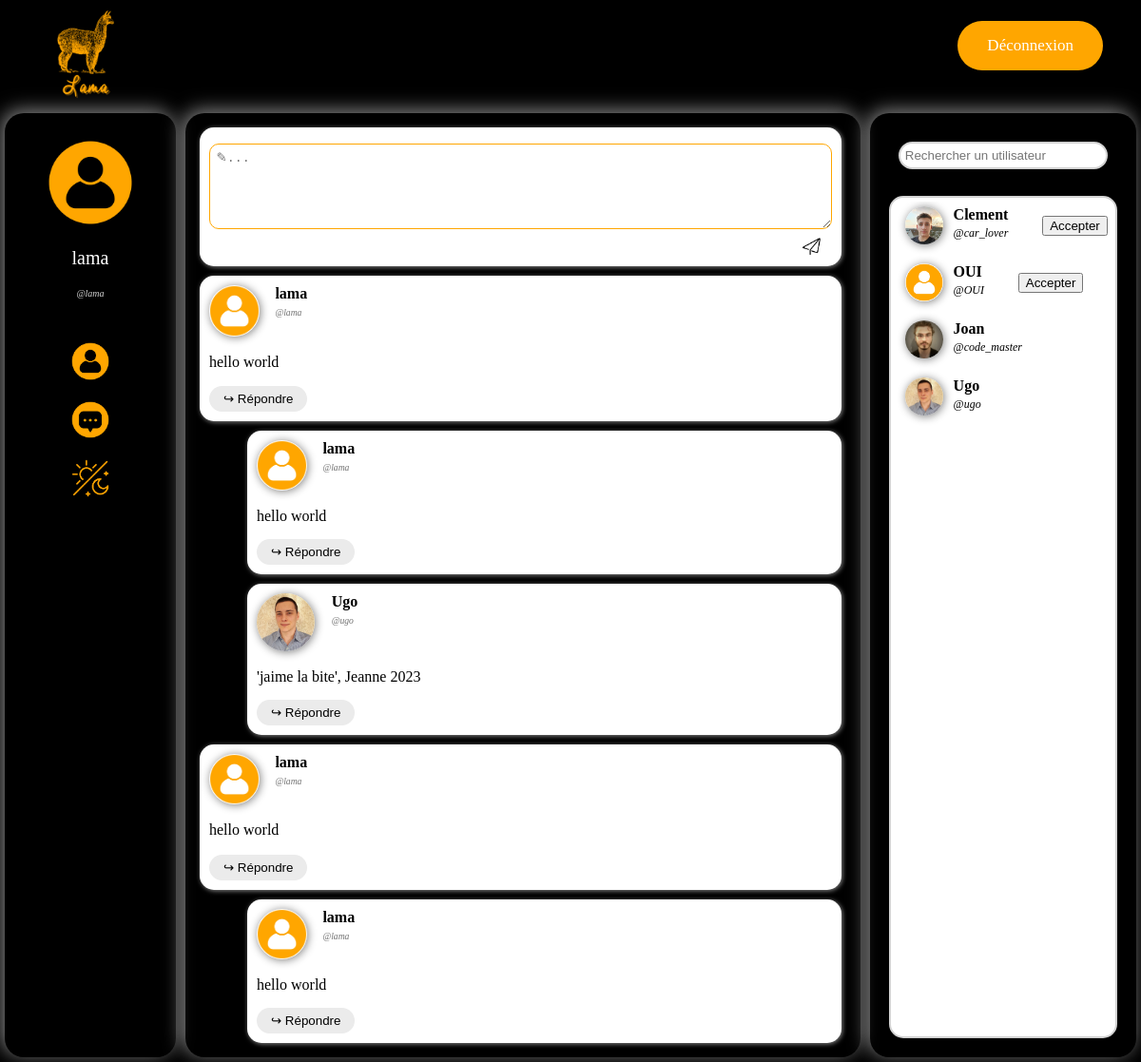
/feed/site.php (signed in), run on an earlier commit of the app's database.
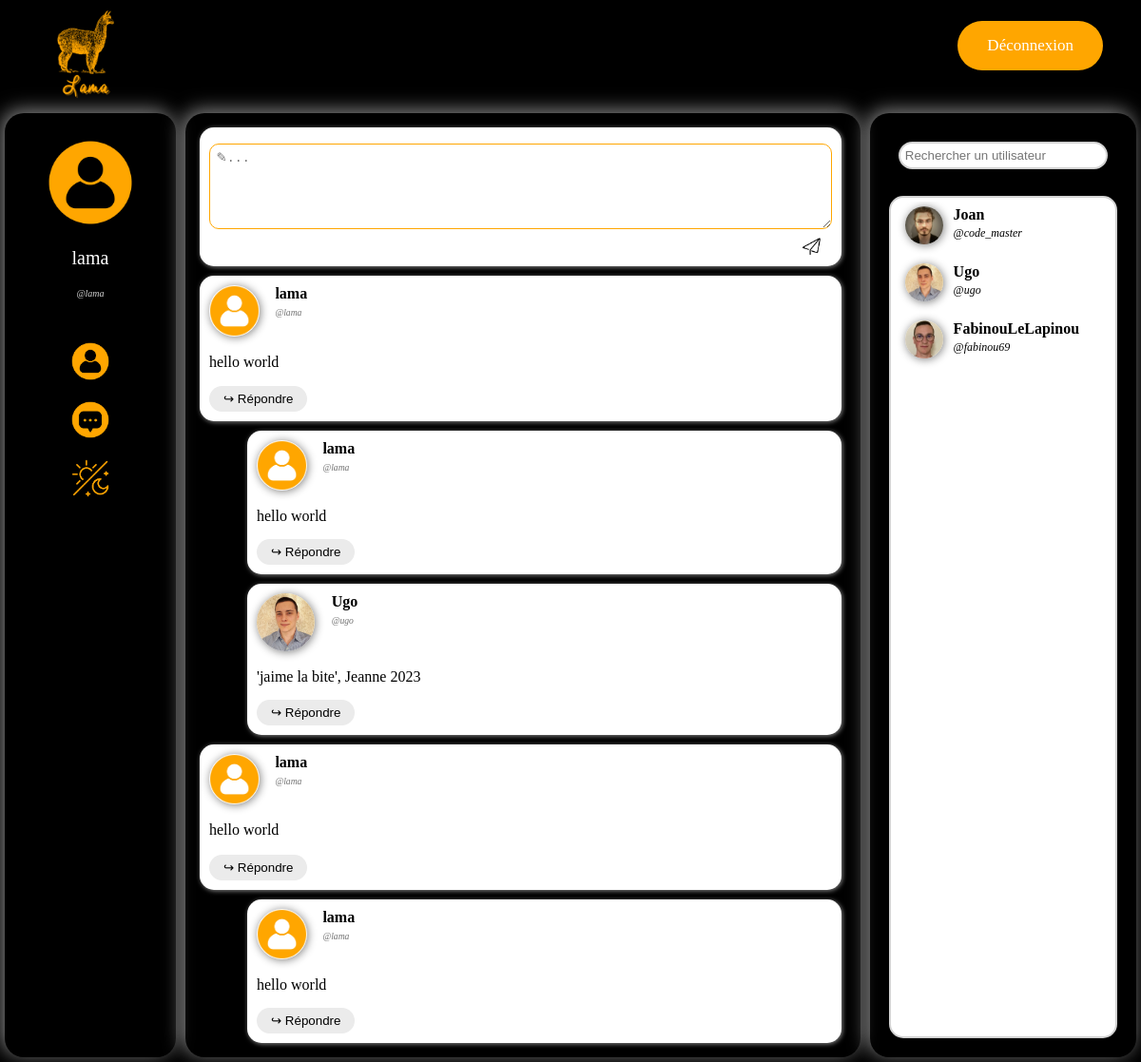
And on a later commit of the database.
### tables this page shows
CREATE TABLE Post (
  id INT PRIMARY KEY NOT NULL AUTO_INCREMENT,
  user_id varchar(50) NOT NULL,
  `date` DATE NOT NULL,
  message TEXT,
  parent_id INT,
  FOREIGN KEY (user_id) REFERENCES User(user_id)
);

CREATE TABLE `User` (
  user_id varchar(50) PRIMARY KEY NOT NULL,
  name varchar(100) NOT NULL,
  email varchar(100) NOT NULL,
  password varchar(100) NOT NULL
);

CREATE TABLE Request(
  user_id_1 varchar(50) NOT NULL,
  user_id_2 varchar(50) NOT NULL,
  PRIMARY KEY(user_id_1, user_id_2),
  FOREIGN KEY (user_id_1) REFERENCES User(user_id),
  FOREIGN KEY (user_id_2) REFERENCES User(user_id)
);

CREATE TABLE Friends(
  user_id_1 varchar(50) NOT NULL,
  user_id_2 varchar(50) NOT NULL,
  PRIMARY KEY(user_id_1, user_id_2),
  FOREIGN KEY (user_id_1) REFERENCES User(user_id),
  FOREIGN KEY (user_id_2) REFERENCES User(user_id)
);

### feed/site.php (the view, shortened to what this page needs)
<?php
    function fetch_comment($result)
    {
        global $mysqli;
        while ($row = $result->fetch_assoc()) {
            if(file_exists("../img/user_profile_pictures/".$row["user_id"].".webp")){
                $img=$row["user_id"];
            }
            else{
                $img="default";
            }
            printf("
            <div id='%d' class='post_block'>
                <div class='post_block_user_info'>
                    <img src='../img/user_profile_pictures/%s.webp'>
                    <b>%s</b>
                    <br>
                    <i>@%s</i>
                </div>
                <div class='post_block_text'>
                    %s
                </div>
                <button class='comment_reply_button' onclick='toggle_reply(event)'>↪ Répondre</button>
                <div class='comment_text' style='display:none'>
                    <textarea rows='5' placeholder='✎...' maxlength='65536'></textarea>
                    <img src='../img/send_icon.webp' class='comment_send_button' onclick='send(event)'/>
                </div>
            </div>",$row["user_id"],$img,htmlspecialchars($row["name"]),htmlspecialchars($row["user_id"]),htmlspecialchars($row["message"]));
            $comments = $mysqli->execute_query("SELECT Post.user_id,Post.date,Post.message,Post.id,User.name FROM Post NATURAL JOIN User WHERE parent_id = ?",[$row["id"]]);
            echo("<div class='indent'>");
            fetch_comment($comments);
            echo("</div>");
        }
    }
?>
<!DOCTYPE html>
<html lang="fr">
<head>
    <link rel="stylesheet" href="style.css">
    <?php
    if(file_exists("../img/user_profile_pictures/".$_SESSION["user_id"].".webp")){
        $img=$_SESSION["user_id"];
    }
    else{
        $img="default";
    }
    printf("<div style='display:none'>
    <p id='user_id'>%s</p>
    <p id='name'>%s</p>
    <p id='email'>%s</p>
    <p id='img'>%s</p></div>",$_SESSION["user_id"],$_SESSION["name"],$_SESSION["email"],$img);
    ?>
</head>
<body>
    <?php include("../header/header.php"); ?>
    <div id="div_main">
        <div id="div_profile" class="panel">
            <div id="user_info"><br>
                <?php
                    if(file_exists("../img/user_profile_pictures/".$_SESSION["user_id"].".webp")){
                        $img=$_SESSION["user_id"];
                    }else{
                        $img="default";
                    }
                    printf("
                        <img id='user_pic' src='../img/user_profile_pictures/%s.webp'>
                        <p id='user_name'>%s</p>
                        <p id='user_id'>@%s</p><br>", $img, $_SESSION["name"], $_SESSION["user_id"]);
                ?>
            </div>
            <div id="profile_links">
                <a href="#"> <img src="../img/user_profile_pictures/default.webp" \> </a><br>
                <a href="#"> <img src="../img/message_icon.webp" \> </a><br>
                <a href="#" onclick="change_theme();"> <img src="../img/change_theme_icon.webp" \> </a><br>
            </div>
        </div>
        <div id="div_feed" class="panel">
            <div id="postlist">
                <div id='NULL' class='post_block'>
                    <div class='comment_text'>
                        <textarea rows='5' placeholder='✎...' maxlength='65536'></textarea>
                        <img src='../img/send_icon.webp' class='comment_send_button' onclick='send(event)'/>
                    </div>
                </div>
                <?php
                $mysqli = new mysqli("localhost", "lama", "lama_admin", "lama");
                $result = $mysqli->query("SELECT Post.user_id,Post.date,Post.message,Post.id,User.name FROM Post NATURAL JOIN User WHERE parent_id IS NULL");
                fetch_comment($result);
                ?>
            </div>
        </div>
        <div id="div_friendlist" class="panel">
            <input type="text" id="search_bar" placeholder="Rechercher un utilisateur"></input>
            <br>
            <div id="friendlist">
                <div id="friends">
                    <?php
                    $request = $mysqli->execute_query("SELECT Request.user_id_1, User.name, Request.user_id_2 from Request INNER JOIN User ON Request.user_id_2 = User.user_id WHERE Request.user_id_1 = ?",[$_SESSION["user_id"]]);
                    foreach ($request as $res) {
                        if(file_exists("../img/user_profile_pictures/".$res["user_id_2"].".webp")){
                            $img=$res["user_id_2"];
                        }
                        else{
                            $img="default";
                        }
                        printf("<div class='friend_block'>
                        <img src='../img/user_profile_pictures/%s.webp'>
                        <div>
                            <b>%s</b>
                            <br>
                            <i>@%s</i>
                        </div>
                        <div class='button_add'><button onclick='send_friends(event)'>Accepter</button></div>
                        </div>", $img, $res["name"], $res["user_id_2"]);
                    }
                    $result = $mysqli->execute_query("SELECT Friends.user_id_1, User.name, Friends.user_id_2 from Friends INNER JOIN User ON Friends.user_id_2 = User.user_id WHERE Friends.user_id_1 = ?",[$_SESSION["user_id"]]);
                    foreach($result as $row){
                        if(file_exists("../img/user_profile_pictures/".$row["user_id_2"].".webp")){
                            $img=$row["user_id_2"];
                        }
                        else{
                            $img="default";
                        }
                        printf("<div class='friend_block'>
                        <img src='../img/user_profile_pictures/%s.webp'>
                        <div>
                            <b>%s</b>
                            <br>
                            <i>@%s</i>
                        </div>
                    </div>", $img, $row["name"], $row["user_id_2"]);
                    }
                    $result = $mysqli->execute_query("SELECT Friends.user_id_1, User.name from Friends INNER JOIN User ON Friends.user_id_1 = User.user_id WHERE Friends.user_id_2 = ?",[$_SESSION["user_id"]]);
                    foreach($result as $row){
                        if(file_exists("../img/user_profile_pictures/".$row["user_id_1"].".webp")){
                            $img=$row["user_id_1"];
                        }
                        else{
                            $img="default";
                        }
                        printf("<div class='friend_block'>
                        <img src='../img/user_profile_pictures/%s.webp'>
                        <div>
                            <b>%s</b>
                            <br>
                            <i>@%s</i>
                        </div>
                    </div>", $img, $row["name"], $row["user_id_1"]);
                    }
                    ?>
                </div>
            </div>
        </div>
    </div>
</body>
</html>

### header/header.php (shortened to what this page needs)
<link rel="stylesheet" href="/header/header.css">
<header>
    <img id="lama_logo" src="../img/lama_logo.webp">
    <?php
        if ($_SESSION["user_id"] != null && isset($_SESSION["user_id"])){
            echo "<a href='/login/deconnexion.php' id='connexion_button'>Déconnexion</a>";
        }else{
            echo "<a href='/login/login.php' id='connexion_button'>Déconnexion</a>";
        }
    ?>
</header>

### feed/style.css (style rules this page uses)
:root { --lama_orange:#ffa600; --police_font:#ffffff; --user_id_font:#d3d3d3; --main_divs_shadow:#b9b9b9bb; --bg_color:#000000; }
html, body { height: 100%; }
body { background-color: var(--bg_color); margin: 0px; display: flex; flex-direction: column; }
#div_main { height: 200px; flex: 2; display: flex; }
.panel { border-radius: 20px; box-shadow: var(--main_divs_shadow) -3px -3px 20px; margin:5px; }
#div_profile { width: 15%; text-align: center; }
#user_pic { width: 50%; height: 50%; margin: auto; margin: 10px; border-radius: 10%; }
#user_name { font-style: bold; font-size: 20px; margin-top: 5%; color: var(--police_font); }
#user_id { font-style: italic; color: var(--user_id_font); font-size: 10px; }
#profile_links { margin-top: 10%; }
#profile_links>a { color: var(--police_font); text-decoration: none; }
#profile_links>a>img { width: 22%; height: 22%; margin-bottom: 10%; }
#div_feed { flex: 2; padding: 10px; }
#postlist { height: 100%; overflow-y: scroll; padding: 5px; padding-right: 10px; border-radius: 10px; }
.post_block { background-color: white; box-shadow: var(--main_divs_shadow) 1px 1px 5px; border-radius: 15px; margin-bottom: 10px; padding: 10px; text-align: justify; color:black; }
.post_block_user_info>img { width: 10%; height: 10%; border-radius: 100%; box-shadow: grey 1px 1px 10px; margin-right: 3%; float: left; }
.post_block_user_info { display: inline-block; }
.post_block_user_info>i { font-size: 60%; color: rgb(114, 114, 114); max-height: 100%; }
.post_block_text { white-space: pre-line; width: 100%; word-wrap: anywhere; }
.indent { margin-left: 50px; }
.comment_reply_button { margin-top: 2.5%; background-color: rgb(235, 235, 235); border-radius:40px; border:none; cursor:pointer; padding:6px 15px; }
.comment_text { margin-top: 1%; text-align: right; }
.comment_text>textarea { padding: 1%; box-sizing: border-box; border-radius:10px; border-color: var(--lama_orange); resize:none; width: 100%; resize: vertical; }
.comment_send_button { cursor:pointer; width: 3%; height: 3%; margin-right: 1%; margin-bottom: -1%; padding: 5px; border-radius: 7px; }
#div_friendlist { width: 20%; display: flex; flex-direction: column; text-align: center; padding: 20px; }
#search_bar { margin: 10px; background-color: #ffffff; border: 2px solid lightgray; border-radius: 15px; padding: 2%; }
#friendlist { flex:2; height: 100px; background-color: #ffffff; border: 2px solid lightgray; border-radius: 15px; padding: 2%; width: auto; text-align: left; }
#friends { overflow-y: scroll; height: 100%; }
.friend_block { padding-top: 5px; margin-left: 10px; display: flex; margin-bottom: 15px; flex-direction: row; gap: 5%; }
#friendlist img { width: 40px; height: 40px; float: left; border-radius: 100%; box-shadow: grey 1px 1px 10px; }
#friendlist i { font-size: 12px; }
* { scrollbar-width: auto; scrollbar-color: var(--lama_orange) transparent; }
.button_add { margin-left: 25px; align-self: center; }

### header/header.css (style rules this page uses)
#lama_logo { margin-left: 40px; margin-top: 10px; width: 100px; height: 100px; }
#connexion_button { background-color: var(--lama_orange); border-radius:28px; cursor:pointer; color:white; font-size:17px; padding:16px 31px; text-decoration:none; margin-top: 1.8%; margin-right: 40px; float: right; }

What changed in the data, as far as the page shows it:
removed request: user_id_2 (picture), user_id_2.name "Clement", user_id_2 "car_lover"
removed request: shows a picture, user_id_2.name "OUI", user_id_2 "OUI"
added friends: user_id_1 (picture), user_id_1.name "FabinouLeLapinou", user_id_1 "fabinou69"
